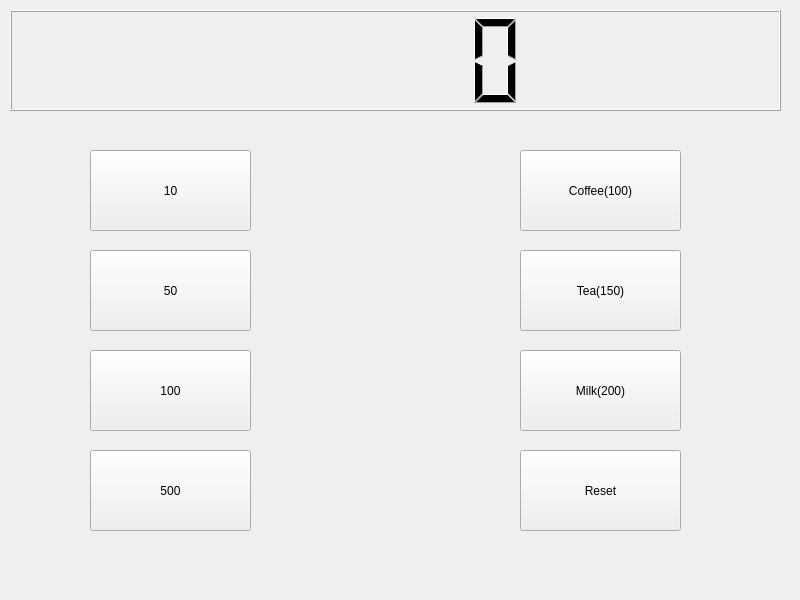
<?xml version="1.0" encoding="UTF-8"?>
<ui version="4.0">
 <class>Widget</class>
 <widget class="QWidget" name="Widget">
  <property name="geometry">
   <rect>
    <x>0</x>
    <y>0</y>
    <width>800</width>
    <height>600</height>
   </rect>
  </property>
  <property name="windowTitle">
   <string>Widget</string>
  </property>
  <widget class="QLCDNumber" name="lcdNumber">
   <property name="geometry">
    <rect>
     <x>10</x>
     <y>10</y>
     <width>771</width>
     <height>101</height>
    </rect>
   </property>
  </widget>
  <widget class="QPushButton" name="btn_10">
   <property name="geometry">
    <rect>
     <x>90</x>
     <y>150</y>
     <width>161</width>
     <height>81</height>
    </rect>
   </property>
   <property name="text">
    <string>10</string>
   </property>
  </widget>
  <widget class="QPushButton" name="btn_50">
   <property name="geometry">
    <rect>
     <x>90</x>
     <y>250</y>
     <width>161</width>
     <height>81</height>
    </rect>
   </property>
   <property name="text">
    <string>50</string>
   </property>
  </widget>
  <widget class="QPushButton" name="btn_100">
   <property name="geometry">
    <rect>
     <x>90</x>
     <y>350</y>
     <width>161</width>
     <height>81</height>
    </rect>
   </property>
   <property name="text">
    <string>100</string>
   </property>
  </widget>
  <widget class="QPushButton" name="btn_500">
   <property name="geometry">
    <rect>
     <x>90</x>
     <y>450</y>
     <width>161</width>
     <height>81</height>
    </rect>
   </property>
   <property name="text">
    <string>500</string>
   </property>
  </widget>
  <widget class="QPushButton" name="btn_reset">
   <property name="geometry">
    <rect>
     <x>520</x>
     <y>450</y>
     <width>161</width>
     <height>81</height>
    </rect>
   </property>
   <property name="text">
    <string>Reset</string>
   </property>
  </widget>
  <widget class="QPushButton" name="btn_milk">
   <property name="geometry">
    <rect>
     <x>520</x>
     <y>350</y>
     <width>161</width>
     <height>81</height>
    </rect>
   </property>
   <property name="text">
    <string>Milk(200)</string>
   </property>
  </widget>
  <widget class="QPushButton" name="btn_tea">
   <property name="geometry">
    <rect>
     <x>520</x>
     <y>250</y>
     <width>161</width>
     <height>81</height>
    </rect>
   </property>
   <property name="text">
    <string>Tea(150)</string>
   </property>
  </widget>
  <widget class="QPushButton" name="btn_coffee">
   <property name="geometry">
    <rect>
     <x>520</x>
     <y>150</y>
     <width>161</width>
     <height>81</height>
    </rect>
   </property>
   <property name="text">
    <string>Coffee(100)</string>
   </property>
  </widget>
 </widget>
 <resources/>
 <connections/>
</ui>
